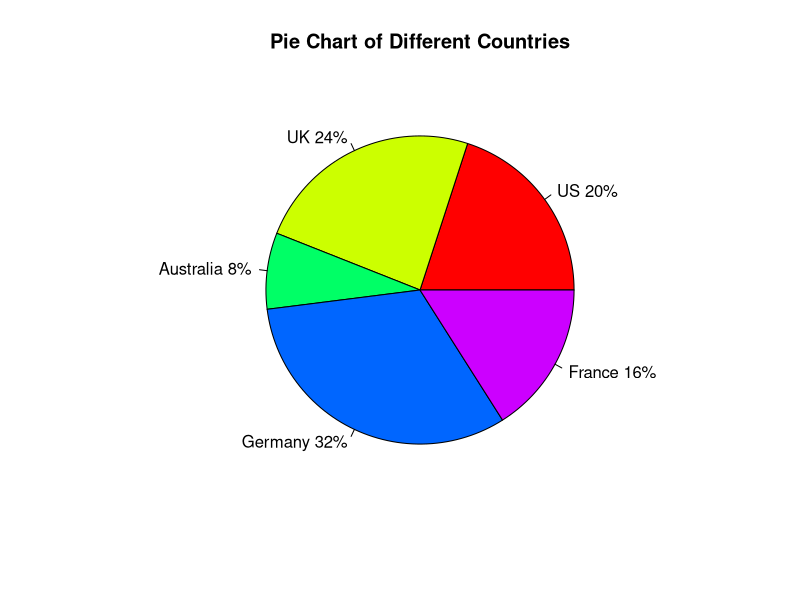

Reproduce this figure in R.
# Pie Chart with Percentages
slices <- c(10, 12, 4, 16, 8)
lbls = c("US", "UK", "Australia", "Germany", "France")
pct <- round(slices/sum(slices)*100)
lbls = paste(lbls, pct) # add percents to labels
lbls = paste(lbls,"%",sep="") # add % to labels
pie(slices,labels = lbls, col=rainbow(length(lbls)),
    main="Pie Chart of Different Countries",
    )


